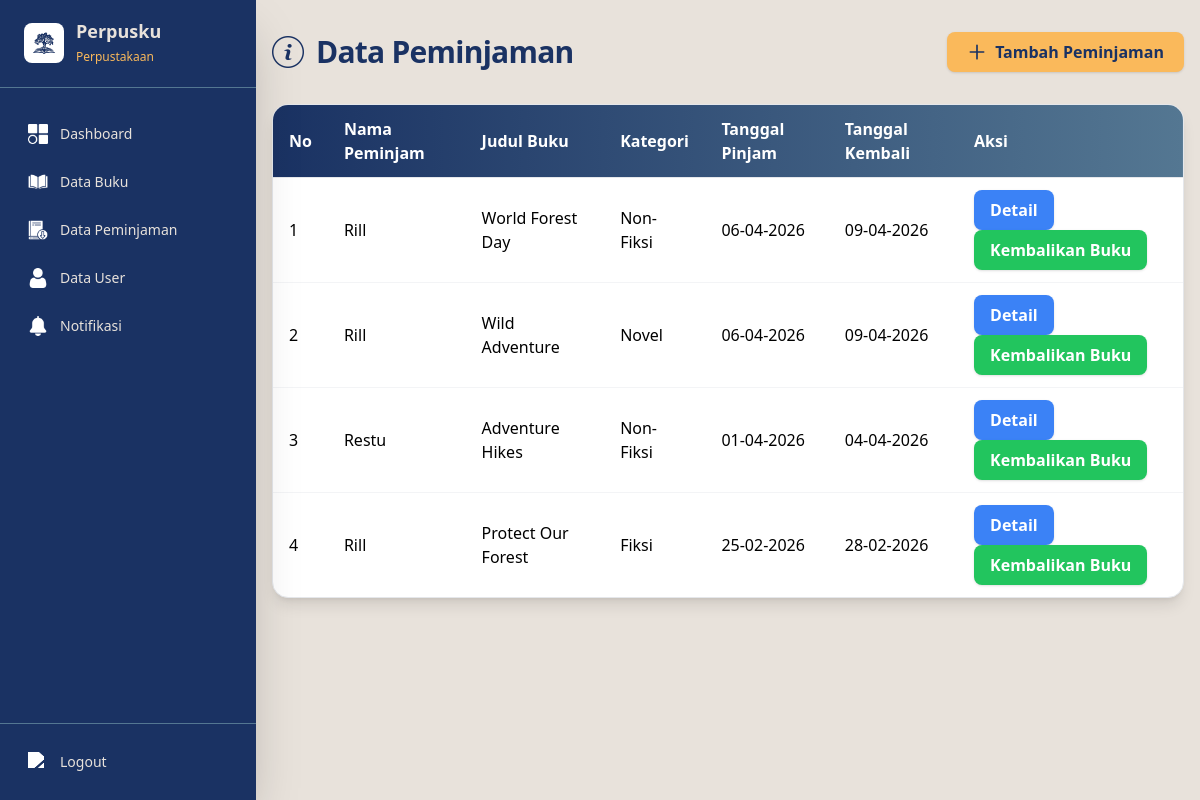
/view/admin/transaksi.php (signed in), run on the app's committed database.
### tables this page shows
CREATE TABLE `peminjaman` (
  `id_peminjaman` int(11) NOT NULL,
  `id_user` int(11) NOT NULL,
  `tanggal_pinjam` date NOT NULL,
  `tanggal_kembali` date NOT NULL
);

CREATE TABLE `users` (
  `id_user` int(11) NOT NULL,
  `nama` varchar(100) NOT NULL,
  `username` varchar(50) NOT NULL,
  `password` varchar(255) NOT NULL,
  `role` enum('admin','user') NOT NULL,
  `created_at` datetime DEFAULT current_timestamp()
);

CREATE TABLE `buku` (
  `id_buku` int(11) NOT NULL,
  `cover` varchar(255) NOT NULL,
  `judul` varchar(150) NOT NULL,
  `kategori` varchar(255) NOT NULL,
  `penulis` varchar(100) DEFAULT NULL,
  `tahun` year(4) DEFAULT NULL,
  `stok` int(11) NOT NULL,
  `created_at` datetime DEFAULT current_timestamp()
);

### view/admin/transaksi.php (the view, shortened to what this page needs)
<?php
include_once '../../model/koneksi.php';
$query = "SELECT
    p.id_peminjaman,
    u.id_user,
    u.nama as nama_user,
    b.judul,
    b.kategori,
    b.penulis,
    b.cover,
    p.tanggal_pinjam,
    p.tanggal_kembali
FROM peminjaman p
JOIN users u ON p.id_user = u.id_user
JOIN detail_peminjaman dp ON p.id_peminjaman = dp.id_peminjaman
JOIN buku b ON dp.id_buku = b.id_buku
ORDER BY p.tanggal_pinjam DESC
";
$result = mysqli_query($koneksi, $query);
?>
<!DOCTYPE html>
<html lang="id">
<head>
    <script src="https://cdn.tailwindcss.com"></script>
</head>
<body class="bg-perpusku4">
    <?php include '../partials/admin_sidebar.php'; ?>
    <div id="mainContent" class="md:ml-64 transition-all duration-300 min-h-screen">
        <div class="max-w-6xl mx-auto px-4 py-8">
            <div class="flex items-center justify-between mb-8">
                <div class="flex items-center gap-3">
                    <img src="../../public/image/info.png" class="w-8 h-8" />
                    <h2 class="text-3xl font-extrabold text-perpusku1 tracking-tight">Data Peminjaman</h2>
                </div>
                <a href="crud_transaksi.php" class="inline-flex items-center gap-2 px-5 py-2 bg-perpusku3 text-perpusku1 font-semibold rounded-lg shadow hover:bg-yellow-400 transition">
                    <svg class="w-5 h-5" fill="none" stroke="currentColor" stroke-width="2" viewBox="0 0 24 24"><path stroke-linecap="round" stroke-linejoin="round" d="M12 4v16m8-8H4"/></svg>
                    Tambah Peminjaman
                </a>
            </div>
            <div id="tableSection" class="overflow-x-auto rounded-2xl shadow-lg bg-white border border-gray-200">
                <table class="min-w-full">
                    <thead class="bg-gradient-to-r from-perpusku1 to-perpusku2 text-white">
                        <tr>
                            <th class="px-4 py-3 border-b text-left font-semibold">No</th>
                            <th class="px-4 py-3 border-b text-left font-semibold">Nama Peminjam</th>
                            <th class="px-4 py-3 border-b text-left font-semibold">Judul Buku</th>
                            <th class="px-4 py-3 border-b text-left font-semibold">Kategori</th>
                            <th class="px-4 py-3 border-b text-left font-semibold">Tanggal Pinjam</th>
                            <th class="px-4 py-3 border-b text-left font-semibold">Tanggal Kembali</th>
                            <th class="px-4 py-3 border-b text-left font-semibold">Aksi</th>
                        </tr>
                    </thead>
                    <tbody class="divide-y divide-gray-100">
                                                <?php
                                                $no = 1;
                                                while ($row = mysqli_fetch_assoc($result)) {
                                                        echo "<tr>";
                                                        echo "<td class='px-4 py-3'>{$no}</td>";
                                                        echo "<td class='px-4 py-3'>".htmlspecialchars($row['nama_user'])."</td>";
                                                        echo "<td class='px-4 py-3'>{$row['judul']}</td>";
                                                        echo "<td class='px-4 py-3'>{$row['kategori']}</td>";
                                                        echo "<td class='px-4 py-3'>".date('d-m-Y', strtotime($row['tanggal_pinjam']))."</td>";
                                                        echo "<td class='px-4 py-3'>".date('d-m-Y', strtotime($row['tanggal_kembali']))."</td>";
                                                        echo "<td class='px-4 py-3'>
                                                            <button
                                                                onclick=\"setDetailData('{$row['id_peminjaman']}', '{$row['nama_user']}', '{$row['id_user']}', '{$row['tanggal_pinjam']}', '{$row['tanggal_kembali']}', '{$row['judul']}', '{$row['kategori']}', '{$row['penulis']}', '{$row['cover']}')\"
                                                                class='bg-blue-500 hover:bg-blue-600 text-white px-4 py-2 rounded-lg font-semibold shadow transition mr-2'
                                                                data-judul='{$row['judul']}'
                                                                data-kategori='{$row['kategori']}'
                                                                data-penulis='{$row['penulis']}'
                                                                data-cover='{$row['cover']}'
                                                            >Detail</button>
                                                            <button onclick=\"setReturnData('{$row['id_peminjaman']}', '{$row['nama_user']}', '{$row['id_user']}', '{$row['judul']}', '{$row['kategori']}', '{$row['penulis']}', '{$row['cover']}', '{$row['tanggal_pinjam']}', '{$row['tanggal_kembali']}')\" class='bg-green-500 hover:bg-green-600 text-white px-4 py-2 rounded-lg font-semibold shadow transition'>Kembalikan Buku</button>
                                                        </td>";
                                                        echo "</tr>";
                                                        $no++;
                                                }
                                                ?>
                    </tbody>
                </table>
            </div>
        </div>
</body>
</html>

### data on the page
peminjaman: id_user.nama "Rill", buku.judul "World Forest Day", buku.kategori "Non-Fiksi", tanggal_pinjam "06-04-2026", tanggal_kembali "09-04-2026"
peminjaman: id_user.nama "Rill", buku.judul "Wild Adventure", buku.kategori "Novel", tanggal_pinjam "06-04-2026", tanggal_kembali "09-04-2026"
peminjaman: id_user.nama "Restu", buku.judul "Adventure Hikes", buku.kategori "Non-Fiksi", tanggal_pinjam "01-04-2026", tanggal_kembali "04-04-2026"
peminjaman: id_user.nama "Rill", buku.judul "Protect Our Forest", buku.kategori "Fiksi", tanggal_pinjam "25-02-2026", tanggal_kembali "28-02-2026"
